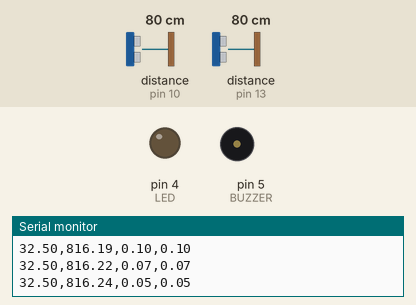
A sketch run on a simulated Arduino Uno, built with avr-gcc and run on an emulated ATmega328P. Shown: output pins drawn as LEDs (lit = HIGH), buzzer (waves = sounding, pin HIGH), the last lines printed to the serial monitor. Wiring (inferred from the names in the program): 2 × ultrasonic range finder: trigger pin 8, echo pin 10 / trigger pin 12, echo pin 13. The test bench sets the inputs (shaded band); at power-on: distance to the obstacle (sensors on pin 10, pin 13) 80 cm. The echo pulse lasts 58.3 µs per cm; pins used as bus, display or sensor lines are not drawn. At 7.4 s the program stops and its outputs stay as they are.

Above: at 1.2 s.
1.3 s: distance to the obstacle (sensor on pin 10) set to 2 cm
At 6.2 s:
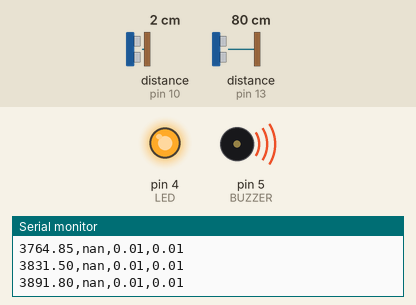
Timing chart, 0 to 7.9 s (numbered marks = the images above; inputs shaded):
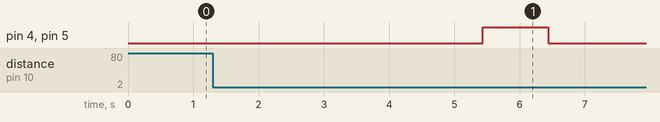

The sketch:

TASK3_ELEC.ino
```cpp
#define trigPinA 8
#define echoPinA 10
#define trigPinB 12
#define echoPinB 13
double LED=4;
double BUZZER=5;
double x,y,yp=0,q=0,px,py,kx,ky,r=0.2033,xp=0,ppx=1000,ppy=1000,xpred,ppred,z,l=6.5,X,Y,H1,H2,L,O;
void setup()
{
  Serial.begin(9600);
  pinMode(trigPinA, OUTPUT);
  pinMode(echoPinA, INPUT);
  pinMode(trigPinB, OUTPUT);
  pinMode(echoPinB, INPUT);
  pinMode(LED, OUTPUT);
  pinMode(BUZZER, OUTPUT);
 }
void loop() {
  double durationA,durationB,distanceA,distanceB, timeforoneA,timeforoneB ; //Local variables declaration
  digitalWrite(trigPinA, LOW);
  delayMicroseconds (2);
  digitalWrite(trigPinA, HIGH);
  delayMicroseconds(10);
  digitalWrite(trigPinA, LOW);
  durationA = pulseIn(echoPinA, HIGH);
  timeforoneA= durationA/200;  //time for sensor1
  delayMicroseconds(100);
  digitalWrite(trigPinB, LOW);
  delayMicroseconds (2);
  digitalWrite(trigPinB, HIGH);
  delayMicroseconds(10);
  digitalWrite(trigPinB, LOW);
  durationB = pulseIn(echoPinB, HIGH);
  timeforoneB= durationB/200;  //time for sensor2
  delayMicroseconds(100);
  distanceA= (timeforoneA+0.085)/0.2854;  //distance for sensor1
  distanceB=(timeforoneB+0.085)/0.2854;   //distance for sensor2
  delay(250);
  //LOCALIZATION
  H1=distanceA*distanceA;
  H2=distanceB*distanceB;
  L=l*l;
  X=abs((H1-H2+L)/(2*l));
  O=H1-H2+L;
  Y=sqrt(H1-((O*O)/(4*L)));
  //KALMAN FILTER
  //process model
 x=xp;
      //SENSOR 1
      //prediction update

      px = ppx + q;

      //measurement update
      kx = px / (px + r); //Kalman Gain
      x = x + kx * (X - x); //Measurement Update
      px = (1 - kx) * px; //Error Co-variance
      xp=x;
      ppx=px;
      y=yp;

      //KALMAN FILTER
      //SENSOR 2
      //prediction update

      py = ppy + q;

      //measurement update
      ky = py / (py + r); //Kalman Gain
      y = y + ky * (Y - y); //Measurement Gain
      py = (1 - ky) * py;  //Error Co-variance
      yp=y;
      ppy=py;

    Serial.print(x*10);
    Serial.print(',');
    Serial.print(y*10);
    Serial.print(',');
    Serial.print(px);
    Serial.print(',');
    Serial.print(py);
    Serial.print('\n');
    //Condition for display
    if(px<0.01&&py<0.01)
    {
        digitalWrite(LED,HIGH);
        digitalWrite(BUZZER,HIGH);
        delay(1000);
        digitalWrite(LED,LOW);
        digitalWrite(BUZZER,LOW);
        delay(1000);
        exit(0);
    }

}
```
